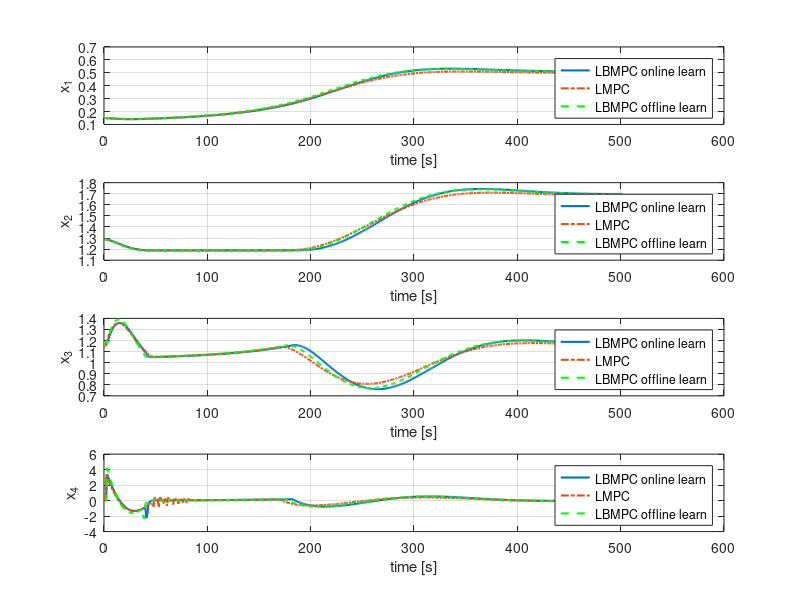
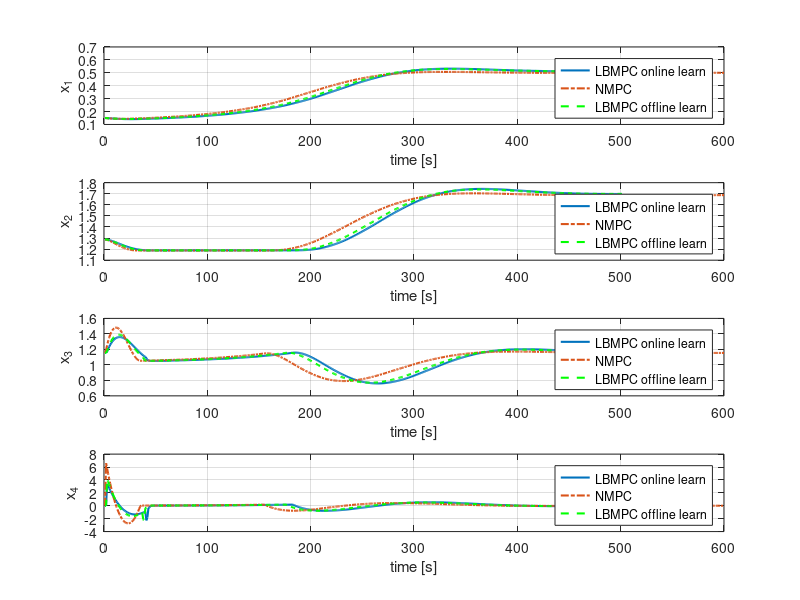
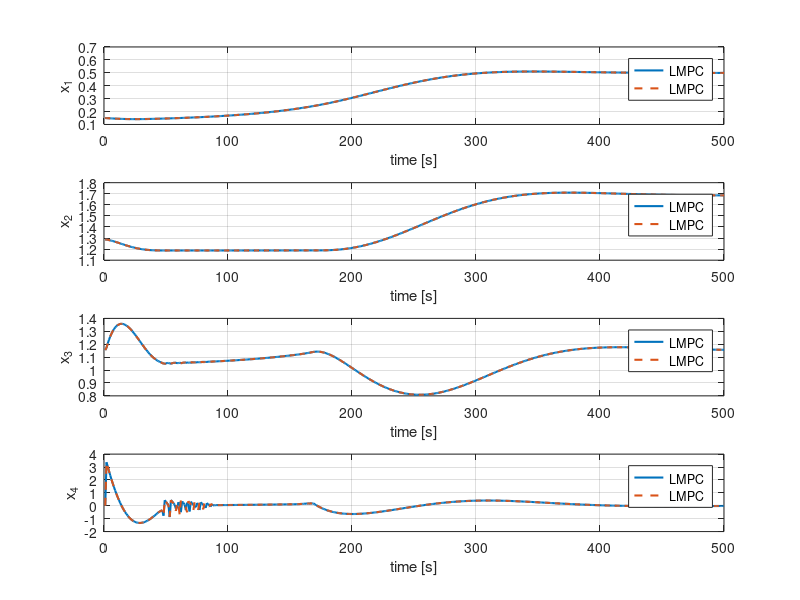
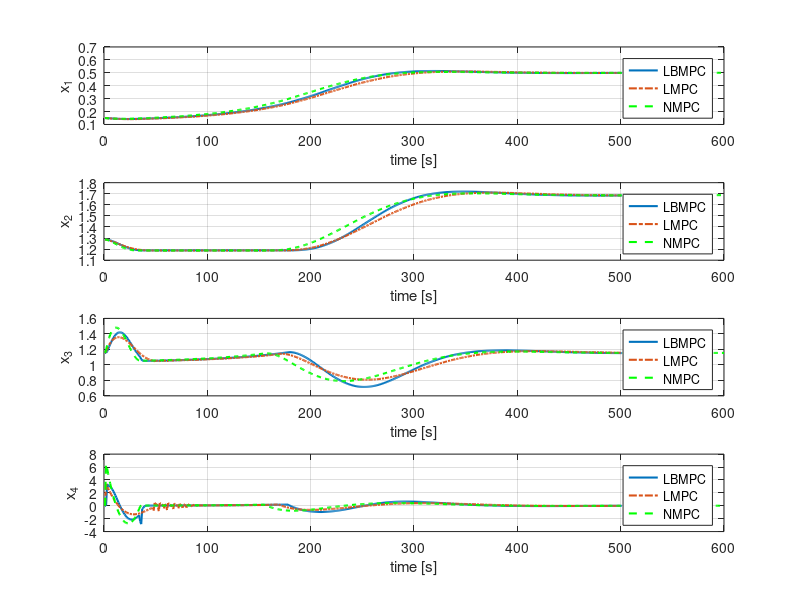

Source code (MATLAB) for these figures, in order:
xl = load('DMS_tLBMPC_q500_pretrained.mat');
xll = load('DMS_tLMPC_K.mat'); load('DMS_tLBMPC_q500.mat');
[l,n]=size(xl.xlo);
figure;
    for i=1:l
        subplot(l,1,i);
        plot(xlo(i,:),'Linewidth',1.5); hold on;
        plot(xll.xl(i,:),'Linewidth',1.5,'LineStyle','-.'); hold on;
        plot(xl.xlo(i,:),'Linewidth',1.5,'LineStyle','--','Color','g'); hold on;
        grid on
        xlabel('time [s]');
        if i<=n
            lableTex = ['x_{',num2str(i),'}'];
        else
            lableTex = ['u_{',num2str(i-n),'}'];
        end
        ylabel(lableTex,'Interpreter','tex' );
        legend('LBMPC online learn','LMPC','LBMPC offline learn')
    end
    
  %%  
xl = load('DMS_tLBMPC_q500_pretrained.mat');
xll = load('tNMPC.mat'); load('DMS_tLBMPC_q500.mat');
[l,n]=size(xl.xlo);
figure;
    for i=1:l
        subplot(l,1,i);
        plot(xlo(i,:),'Linewidth',1.5); hold on;
        plot(xll.xnl(i,:),'Linewidth',1.5,'LineStyle','-.'); hold on;
        plot(xl.xlo(i,:),'Linewidth',1.5,'LineStyle','--','Color','g'); hold on;
        grid on
        xlabel('time [s]');
        if i<=n
            lableTex = ['x_{',num2str(i),'}'];
        else
            lableTex = ['u_{',num2str(i-n),'}'];
        end
        ylabel(lableTex,'Interpreter','tex' );
        legend('LBMPC online learn','NMPC','LBMPC offline learn')
    end
    
    %%
load('DSS_tLMPC.mat'); 
lll=load('DMS_tLMPC_K.mat');
[l,n]=size(xl);
figure;
    for i=1:l
        subplot(l,1,i);
        plot(xl(i,:),'Linewidth',1.5); hold on;
        plot(lll.xl(i,:),'Linewidth',1.5,'LineStyle','--'); hold on;
        grid on
        xlabel('time [s]');
        if i<=n
            lableTex = ['x_{',num2str(i),'}'];
        else
            lableTex = ['u_{',num2str(i-n),'}'];
        end
        ylabel(lableTex,'Interpreter','tex' );
        legend('LMPC','LMPC ')
    end
    %%
load('DMS_tLBMPC.mat');
load('DMS_tLMPC_K.mat'); 
load('tNMPC.mat');
[l,n]=size(xl);
figure;
    for i=1:l
        subplot(l,1,i);
        plot(xlo(i,:),'Linewidth',1.5); hold on;
        plot(xl(i,:),'Linewidth',1.5,'LineStyle','-.'); hold on;
        plot(xnl(i,:),'Linewidth',1.5,'LineStyle','--','Color','g'); hold on;
        grid on
        xlabel('time [s]');
        if i<=n
            lableTex = ['x_{',num2str(i),'}'];
        else
            lableTex = ['u_{',num2str(i-n),'}'];
        end
        ylabel(lableTex,'Interpreter','tex' );
        legend('LBMPC','LMPC','NMPC')
    end